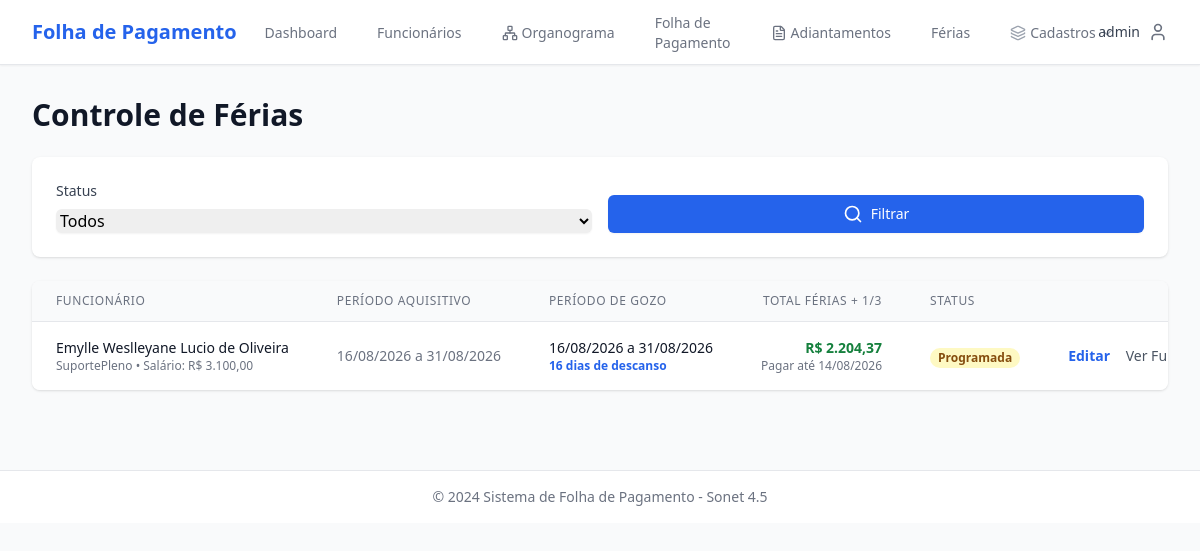
The page /funcionarios/ferias/ (signed in) on the database its author committed.
### funcionarios/models.py (models this page shows, shortened)
class Ferias(TimeStampedModel):
    STATUS_CHOICES = [
        ('PR', 'Programada'),
        ('EG', 'Em Gozo'),
        ('CO', 'Concluída'),
        ('CA', 'Cancelada'),
    ]
    funcionario = models.ForeignKey(
        Funcionario,
        on_delete=models.CASCADE,
        verbose_name='Funcionário',
        related_name='ferias'
    )
    periodo_aquisitivo_inicio = models.DateField('Início do Período Aquisitivo')
    periodo_aquisitivo_fim = models.DateField('Fim do Período Aquisitivo')
    data_inicio_gozo = models.DateField('Início do Gozo')
    data_fim_gozo = models.DateField('Fim do Gozo')
    dias_corridos = models.IntegerField('Dias Corridos', default=30)
    status = models.CharField('Status', max_length=2, choices=STATUS_CHOICES, default='PR')
    observacoes = models.TextField('Observações', blank=True)
    class Meta:
        verbose_name = 'Férias'
        verbose_name_plural = 'Férias'
        ordering = ['-data_inicio_gozo']
    @property
    def periodo_inicio(self):
        return self.periodo_aquisitivo_inicio
    @property
    def periodo_fim(self):
        return self.periodo_aquisitivo_fim
    @property
    def valor_dia(self):
        from decimal import Decimal
        if not self.funcionario_id or not self.funcionario.salario_base:
            return Decimal('0.00')
        return (self.funcionario.salario_base / Decimal('30')).quantize(Decimal('0.01'))
    @property
    def valor_ferias(self):
        from decimal import Decimal
        if not self.dias_corridos:
            return Decimal('0.00')
        return (self.valor_dia * Decimal(str(self.dias_corridos))).quantize(Decimal('0.01'))
    @property
    def valor_terco(self):
        from decimal import Decimal
        return (self.valor_ferias / Decimal('3')).quantize(Decimal('0.01'))
    @property
    def total_bruto(self):
        return self.valor_ferias + self.valor_terco
    @property
    def data_limite_pagamento(self):
        if self.data_inicio_gozo:
            from datetime import timedelta
            return self.data_inicio_gozo - timedelta(days=2)
        return None

class Funcionario(TimeStampedModel):
    STATUS_CHOICES = [
        ('A', 'Ativo'),
        ('I', 'Inativo'),
        ('F', 'Férias'),
        ('L', 'Licença'),
    ]
    nome_completo = models.CharField('Nome Completo', max_length=200)
    cpf = models.CharField('CPF', max_length=14, unique=True)
    foto = models.ImageField('Foto', upload_to='funcionarios/fotos/', blank=True, null=True)
    data_nascimento = models.DateField('Data de Nascimento', null=True, blank=True)
    email = models.EmailField('E-mail', blank=True)
    telefone = models.CharField('Telefone', max_length=20, blank=True)
    endereco = models.TextField('Endereço', blank=True)
    chave_pix = models.CharField('Chave PIX', max_length=200, blank=True, help_text='CPF, E-mail, Telefone ou Chave Aleatória')
    data_admissao = models.DateField('Data de Admissão')
    funcao = models.ForeignKey(
        Funcao,
        on_delete=models.PROTECT,
        verbose_name='Função',
        related_name='funcionarios'
    )
    setor = models.ForeignKey(
        Setor,
        on_delete=models.PROTECT,
        verbose_name='Setor',
        related_name='funcionarios'
    )
    salario_base = models.DecimalField(
        'Salário Base',
        max_digits=10,
        decimal_places=2,
        validators=[MinValueValidator(0)]
    )
    status = models.CharField('Status', max_length=1, choices=STATUS_CHOICES, default='A')
    participa_folha = models.BooleanField(
        'Participa da Folha de Pagamento',
        default=True,
        help_text='Desmarque para funcionários que não devem aparecer na folha (ex: sócios, consultores externos)'
    )
    superior = models.ForeignKey(
        'self',
        on_delete=models.SET_NULL,
        null=True,
        blank=True,
        verbose_name='Superior/Responsável',
        related_name='subordinados',
        help_text='Funcionário responsável direto por este colaborador'
    )
    observacoes = models.TextField('Observações', blank=True)
    class Meta:
        verbose_name = 'Funcionário'
        verbose_name_plural = 'Funcionários'
        ordering = ['nome_completo']

### core/models.py (models this page shows, shortened)
class TimeStampedModel(models.Model):
    created_at = models.DateTimeField('Criado em', auto_now_add=True)
    updated_at = models.DateTimeField('Atualizado em', auto_now=True)
    class Meta:
        abstract = True

class Funcao(TimeStampedModel):
    nome = models.CharField('Nome', max_length=100, unique=True)
    descricao = models.TextField('Descrição', blank=True)
    nivel_salarial_referencia = models.DecimalField(
        'Nível Salarial de Referência',
        max_digits=10,
        decimal_places=2,
        null=True,
        blank=True,
        validators=[MinValueValidator(0)],
        help_text='Valor de referência para a função'
    )
    ativo = models.BooleanField('Ativo', default=True)
    class Meta:
        verbose_name = 'Função'
        verbose_name_plural = 'Funções'
        ordering = ['nome']

### funcionarios/views.py (the view)
# urls.py: path('ferias/', views.ferias_list, name='ferias_list'),
@login_required
def ferias_list(request):
    status_filter = request.GET.get('status', '')
    ferias = Ferias.objects.select_related('funcionario').order_by('-data_inicio_gozo')
    if status_filter:
        ferias = ferias.filter(status=status_filter)
    context = {
        'ferias': ferias,
        'status_filter': status_filter,
    }
    return render(request, 'funcionarios/ferias_list.html', context)

### templates/funcionarios/ferias_list.html (shortened to what this page needs)
{% extends 'base.html' %}
{% block content %}
<div class="space-y-6">
    <div class="flex justify-between items-center">
        <h1 class="text-3xl font-bold text-gray-900">Controle de Férias</h1>
    </div>
    <div class="bg-white shadow rounded-lg p-6">
        <form method="get" class="space-y-4">
            <div class="grid grid-cols-1 gap-4 sm:grid-cols-2">
                <div>
                    <label class="block text-sm font-medium text-gray-700 mb-2">Status</label>
                    <select name="status" class="w-full rounded-md border-gray-300 shadow-sm focus:border-blue-500 focus:ring-blue-500">
                        <option value="">Todos</option>
                    </select>
                </div>
                <div class="flex items-end">
                    <button type="submit" class="w-full inline-flex justify-center items-center px-4 py-2 border border-transparent text-sm font-medium rounded-md shadow-sm text-white bg-blue-600 hover:bg-blue-700">
                        <i data-lucide="search" class="w-5 h-5 mr-2"></i>
                        Filtrar
                    </button>
                </div>
            </div>
        </form>
    </div>
    <div class="bg-white shadow rounded-lg overflow-hidden">
        <table class="min-w-full divide-y divide-gray-200">
            <thead class="bg-gray-50">
                <tr>
                    <th class="px-6 py-3 text-left text-xs font-medium text-gray-500 uppercase tracking-wider">Funcionário</th>
                    <th class="px-6 py-3 text-left text-xs font-medium text-gray-500 uppercase tracking-wider">Período Aquisitivo</th>
                    <th class="px-6 py-3 text-left text-xs font-medium text-gray-500 uppercase tracking-wider">Período de Gozo</th>
                    <th class="px-6 py-3 text-right text-xs font-medium text-gray-500 uppercase tracking-wider">Total Férias + 1/3</th>
                    <th class="px-6 py-3 text-left text-xs font-medium text-gray-500 uppercase tracking-wider">Status</th>
                    <th class="px-6 py-3 text-right text-xs font-medium text-gray-500 uppercase tracking-wider">Ações</th>
                </tr>
            </thead>
            <tbody class="bg-white divide-y divide-gray-200">
                {% for ferias in ferias %}
                <tr class="hover:bg-gray-50">
                    <td class="px-6 py-4 whitespace-nowrap">
                        <div class="text-sm font-medium text-gray-900">{{ ferias.funcionario.nome_completo }}</div>
                        <div class="text-xs text-gray-500">{{ ferias.funcionario.funcao.nome }} • Salário: R$ {{ ferias.funcionario.salario_base|floatformat:2 }}</div>
                    </td>
                    <td class="px-6 py-4 whitespace-nowrap text-sm text-gray-500">
                        {{ ferias.periodo_inicio|date:"d/m/Y" }} a {{ ferias.periodo_fim|date:"d/m/Y" }}
                    </td>
                    <td class="px-6 py-4 whitespace-nowrap text-sm text-gray-500">
                        {% if ferias.data_inicio_gozo %}
                            <div class="font-medium text-gray-900">{{ ferias.data_inicio_gozo|date:"d/m/Y" }} a {{ ferias.data_fim_gozo|date:"d/m/Y" }}</div>
                            <div class="text-xs text-blue-600 font-semibold">{{ ferias.dias_corridos }} dias de descanso</div>
                        {% else %}
                            <span class="text-gray-400">Não programado</span>
                        {% endif %}
                    </td>
                    <td class="px-6 py-4 whitespace-nowrap text-sm text-right font-bold text-green-700">
                        {% if ferias.data_inicio_gozo %}
                            R$ {{ ferias.total_bruto|floatformat:2 }}
                            <div class="text-xs font-normal text-gray-500">Pagar até {{ ferias.data_limite_pagamento|date:"d/m/Y" }}</div>
                        {% else %}
                            -
                        {% endif %}
                    </td>
                    <td class="px-6 py-4 whitespace-nowrap">
                        {% if ferias.status == 'PR' %}
                            <span class="px-2 inline-flex text-xs leading-5 font-semibold rounded-full bg-yellow-100 text-yellow-800">Programada</span>
                        {% elif ferias.status == 'EG' %}
                            <span class="px-2 inline-flex text-xs leading-5 font-semibold rounded-full bg-blue-100 text-blue-800">Em Gozo</span>
                        {% elif ferias.status == 'CO' %}
                            <span class="px-2 inline-flex text-xs leading-5 font-semibold rounded-full bg-green-100 text-green-800">Concluída</span>
                        {% else %}
                            <span class="px-2 inline-flex text-xs leading-5 font-semibold rounded-full bg-red-100 text-red-800">Cancelada</span>
                        {% endif %}
                    </td>
                    <td class="px-6 py-4 whitespace-nowrap text-right text-sm font-medium">
                        <a href="{% url 'funcionarios:ferias_update' ferias.pk %}" class="text-blue-600 hover:text-blue-900 mr-3 font-semibold">
                            Editar
                        </a>
                        <a href="{% url 'funcionarios:detail' ferias.funcionario.pk %}" class="text-gray-600 hover:text-gray-900">
                            Ver Funcionário
                        </a>
                    </td>
                </tr>
                {% empty %}
                <tr>
                    <td colspan="6" class="px-6 py-4 text-center text-sm text-gray-500">Nenhuma férias encontrada.</td>
                </tr>
                {% endfor %}
            </tbody>
        </table>
    </div>
</div>
{% endblock %}

### templates/base.html (shortened to what this page needs)
{% load static %}
<!DOCTYPE html>
<html lang="pt-BR">
<head>
    <script src="https://cdn.tailwindcss.com"></script>
</head>
<body class="bg-gray-50 min-h-screen">
    <nav class="bg-white shadow-sm border-b border-gray-200">
        <div class="max-w-7xl mx-auto px-4 sm:px-6 lg:px-8">
            <div class="flex justify-between h-16">
                <div class="flex">
                    <div class="flex-shrink-0 flex items-center">
                        <h1 class="text-xl font-bold text-blue-600">Folha de Pagamento</h1>
                    </div>
                    <div class="hidden sm:ml-6 sm:flex sm:space-x-8">
                        <a href="{% url 'core:dashboard' %}" class="border-transparent text-gray-500 hover:border-gray-300 hover:text-gray-700 inline-flex items-center px-1 pt-1 border-b-2 text-sm font-medium">
                            Dashboard
                        </a>
                        <a href="{% url 'funcionarios:list' %}" class="border-transparent text-gray-500 hover:border-gray-300 hover:text-gray-700 inline-flex items-center px-1 pt-1 border-b-2 text-sm font-medium">
                            Funcionários
                        </a>
                        <a href="{% url 'funcionarios:organograma' %}" class="border-transparent text-gray-500 hover:border-gray-300 hover:text-gray-700 inline-flex items-center px-1 pt-1 border-b-2 text-sm font-medium">
                            <i data-lucide="network" class="w-4 h-4 mr-1"></i>
                            Organograma
                        </a>
                        <a href="{% url 'folha:list' %}" class="border-transparent text-gray-500 hover:border-gray-300 hover:text-gray-700 inline-flex items-center px-1 pt-1 border-b-2 text-sm font-medium">
                            Folha de Pagamento
                        </a>
                        <a href="{% url 'funcionarios:adiantamento_list' %}" class="border-transparent text-gray-500 hover:border-gray-300 hover:text-gray-700 inline-flex items-center px-1 pt-1 border-b-2 text-sm font-medium">
                            <i data-lucide="file-text" class="w-4 h-4 mr-1"></i>
                            Adiantamentos
                        </a>
                        <a href="{% url 'funcionarios:ferias_list' %}" class="border-transparent text-gray-500 hover:border-gray-300 hover:text-gray-700 inline-flex items-center px-1 pt-1 border-b-2 text-sm font-medium">
                            Férias
                        </a>
                        <div class="relative inline-flex items-center" x-data="{ openCadastros: false }">
                            <button @click="openCadastros = !openCadastros" type="button" class="border-transparent text-gray-500 hover:border-gray-300 hover:text-gray-700 inline-flex items-center px-1 pt-1 border-b-2 text-sm font-medium focus:outline-none">
                                <i data-lucide="layers" class="w-4 h-4 mr-1 text-gray-400"></i>
                                Cadastros
                                <i data-lucide="chevron-down" class="w-3.5 h-3.5 ml-1 text-gray-400"></i>
                            </button>
                        </div>
                    </div>
                </div>
                <div class="flex items-center">
                    {% if user.is_authenticated %}
                        <div class="ml-3 relative" x-data="{ open: false }">
                            <button @click="open = !open" class="flex items-center text-sm focus:outline-none focus:ring-2 focus:ring-offset-2 focus:ring-blue-500 rounded-full">
                                <span class="text-gray-700 mr-2">{{ user.username }}</span>
                                <i data-lucide="user" class="w-5 h-5 text-gray-500"></i>
                            </button>
                        </div>
                    {% endif %}
                </div>
            </div>
        </div>
    </nav>
    <main class="max-w-7xl mx-auto px-4 sm:px-6 lg:px-8 py-8">
        {% block content %}{% endblock %}
    </main>
    <footer class="bg-white border-t border-gray-200 mt-12">
        <div class="max-w-7xl mx-auto px-4 sm:px-6 lg:px-8 py-4">
            <p class="text-center text-sm text-gray-500">
                © 2024 Sistema de Folha de Pagamento - Sonet 4.5
            </p>
        </div>
    </footer>
</body>
</html>

### rows shown on the page
Ferias: funcionario.nome_completo "Emylle Weslleyane Lucio de Oliveira", funcionario.funcao.nome "SuportePleno", funcionario.salario_base "3.100,00", periodo_inicio "16/08/2026", periodo_fim "31/08/2026", data_inicio_gozo "16/08/2026", data_fim_gozo "31/08/2026", dias_corridos "16", total_bruto "2.204,37", data_limite_pagamento "14/08/2026", status "Programada"

### other values the page prints
{{ user.username }} "admin"
